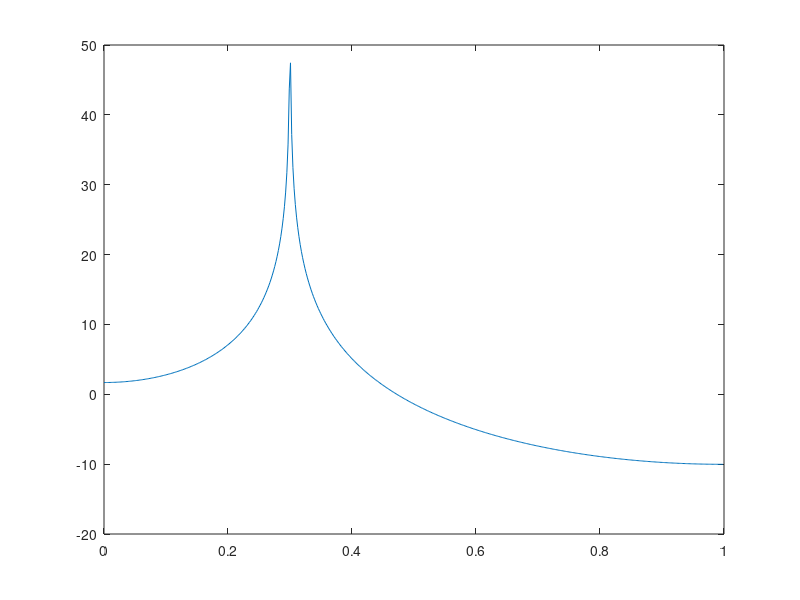

Recreate this plot in MATLAB. (Note: this script raises an error after producing the figure.)
x=sin(0.3*pi*[0:999])+ randn(1,1000)*0.01;
a=lpc(x,2);
[H,w]=freqz(1,a);plot(w/pi,20*log10(abs(H)))
shg

h=spectrum.welch;
psd(h,x)
shg

x=sin(0.3*pi*[0:999])+ randn(1,1000)*0.2;
a=lpc(x,2);
[H,w]=freqz(1,a);plot(w/pi,20*log10(abs(H)))
shg


[a G]=lpc(x,2);
[H,w]=freqz(G,a);plot(w/pi,20*log10(abs(H)))
shg

x=sin(0.3*pi*[0:999])+ randn(1,1000)*0.01;
[a G]=lpc(x,2);
[H,w]=freqz(G,a);plot(w/pi,20*log10(abs(H)))
shg

vocal=wavrecord(8000,8000,'double');
[a G]=lpc(vocal,2);
[H,w]=freqz(G,a);plot(w/pi,20*log10(abs(H)))
shg
psd(h,vocal)
shg

voz=wavrecord(3*8000,8000,'double');
salida=[];
for n=1:300
    temp=voz((n-1)*80+1:(n*80));
    [a G]=lpc(temp,15);
    y=filter(sqrt(G),a,randn(1,80));
    salida =[salida y];
end
soundsc(salida)



x=zeros(1,80);
x(1:12:end)=ones(1,7);
salida=[];
for n=1:300
    temp=voz((n-1)*80+1:(n*80));
    [a G]=lpc(temp,12);
    y=filter(sqrt(G),a,x);
    salida =[salida y];
end
soundsc(salida)

salida=[];
u=[];
for n=1:300
    temp=voz((n-1)*80+1:(n*80));
    [a G]=lpc(temp,15);
    y=filter(sqrt(G),a,randn(1,80));
    up=filter(a,1,y);
    salida =[salida y];
    u=[u up]; 
end
soundsc(salida)
plot(u),shg
